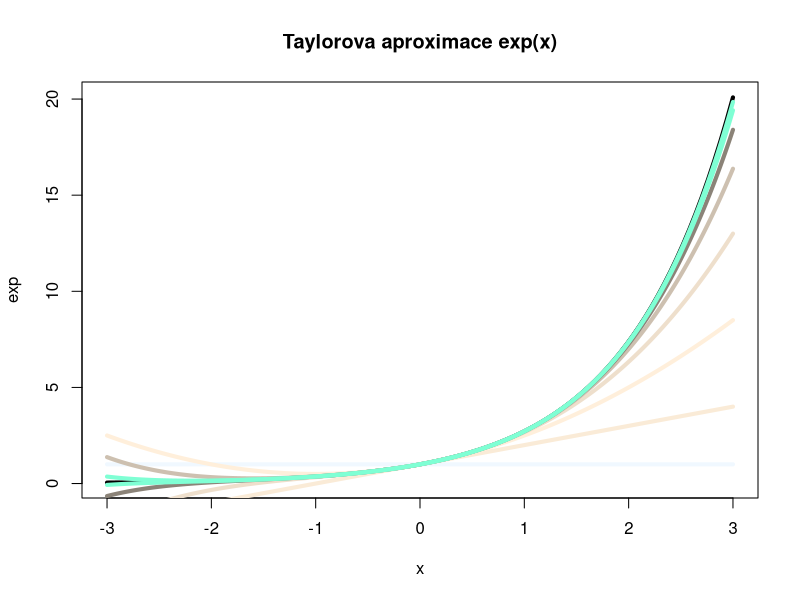
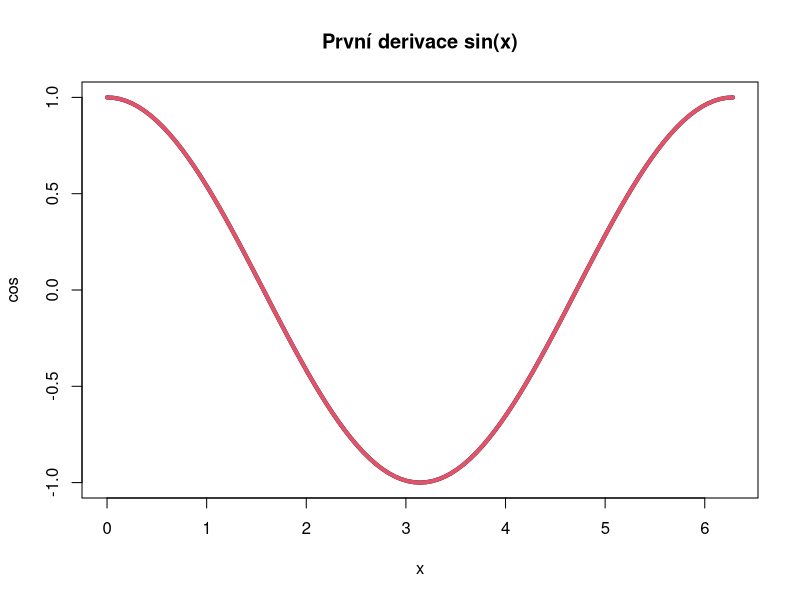
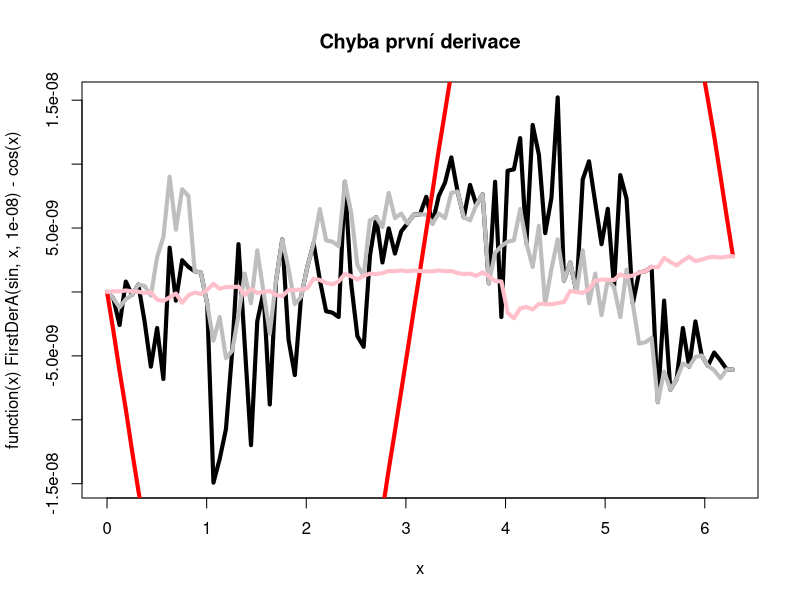
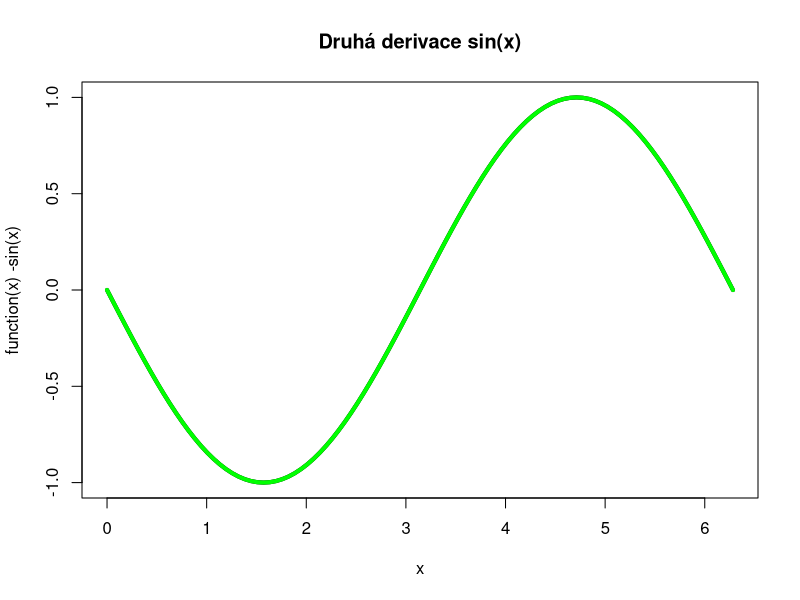

These figures' R source, in order:
# Taylorova aproximace exponenciální funkce
ExpTaylor <- function(x, n=1){
  # Inicializace prvního členu a výsledku
  term <- rep(1, length(x))
  res <- term
  
  # Výpočet dalších členů Taylorova rozvoje
  if(n > 1){
    for(i in 2:n){
      term <- term * x / (i-1)   # Další člen polynomu
      res <- res + term          # Přičtení členu do výsledku
    }
  }
  return(res)
}

# Vykreslení aproximace
x <- seq(-3, 3, 0.001)
plot(exp, xlim=c(-3, 3), lwd=4, main="Taylorova aproximace exp(x)", col='black')
for(i in 1:8){
  lines(x, ExpTaylor(x, i), col=colors()[i+1], lwd=4)
}

# Výpočet derivací numericky
FirstDerA <- function(f, x, h) {return((f(x+h)-f(x))/h)}
FirstDerB <- function(f, x, h) {return((f(x+h)-f(x-h))/(2*h))}
SecondDer <- function(f, x, h) {return((f(x+h)-2*f(x)+f(x-h))/(h*h))}

# Vykreslení první derivace
plot(cos, xlim=c(0, 2*pi), lwd=4, main="První derivace sin(x)")
plot(function(x) FirstDerA(sin, x, 1e-8), xlim=c(0, 2*pi), lwd=4, col=2, add=TRUE)

# Porovnání numerických derivací
plot(function(x) FirstDerA(sin, x, 1e-8)-cos(x), xlim=c(0,2*pi), lwd=4, main="Chyba první derivace")
plot(function(x) FirstDerB(sin, x, 1e-8)-cos(x), xlim=c(0,2*pi), lwd=4, col='gray', add=TRUE)
plot(function(x) FirstDerA(sin, x, 1e-7)-cos(x), xlim=c(0,2*pi), lwd=4, col='red', add=TRUE)
plot(function(x) FirstDerB(sin, x, 1e-7)-cos(x), xlim=c(0,2*pi), lwd=4, col='pink', add=TRUE)

# Druhá derivace
plot(function(x) -sin(x), xlim=c(0,2*pi), lwd=4, main="Druhá derivace sin(x)")
plot(function(x) SecondDer(sin, x, 1e-5), xlim=c(0,2*pi), lwd=4, col='green', add=TRUE)

# Pravidlo středu
MidPointRule <- function(f, a, b, n=1){
  h <- (b-a)/n
  return(h * sum(f(h * (1:n) + a - h/2)))
}

# Porovnání přesnosti pravidla středu
cat("Přesné řešení int_a^b sin(x):", cos(0)-cos(pi), "\n")
for(i in 0:20) cat("Pravidlo středu pro n =", 2^i, ":", MidPointRule(sin, 0, pi, 2^i), "\n")

# Simpsonovo pravidlo
SimpsonRule <- function(f, a, b, n=1){
  h <- (b-a)/n
  hpul <- h/2
  suma <- f(a) + f(b)
  xs <- h*(1:n) + a - hpul
  suma <- suma + 4*sum(f(xs))
  if(n > 1){
    xl <- (xs + hpul)[-n]
    suma <- suma + 2*sum(f(xl))
  }
  return(suma*h/6)
}

# Porovnání Simpsonova pravidla
for(i in 0:20) cat("Simpsonovo pravidlo pro n =", 2^i, ":", SimpsonRule(sin, 0, pi, 2^i), "\n")
